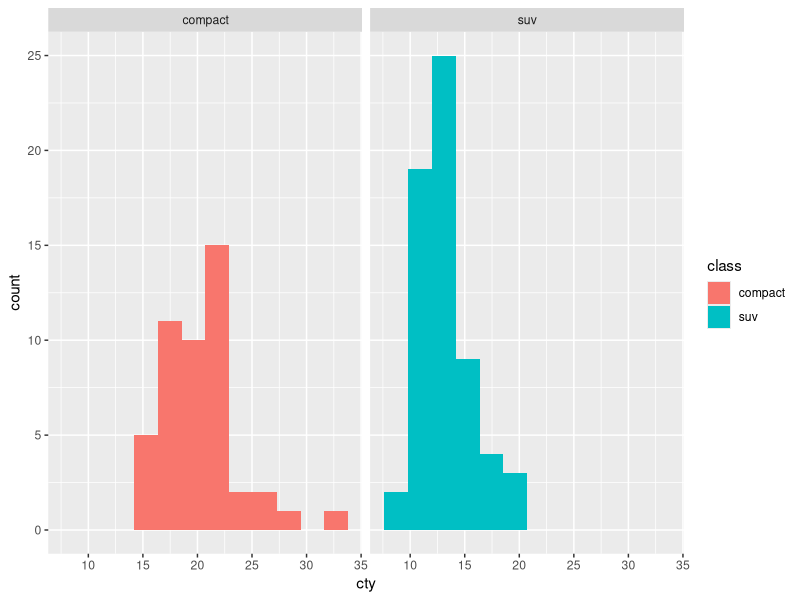
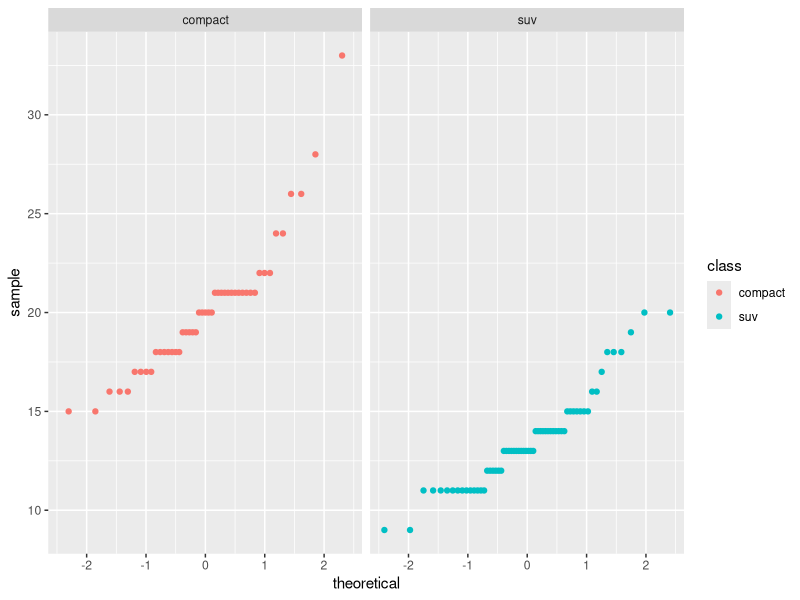

Here is the R script that generated these plots, in order:
## ---- chunk 1
knitr::opts_chunk$set(echo = TRUE)
library(tidyverse)
## ---- chunk 2
pika_mass <- c(82, 94, 110, 70, 86, 99, 102)

pika_mean <- mean(pika_mass)

pika_sd <- sd(pika_mass)

pika_ci <- t.test(pika_mass)

## ---- chunk 3
oak_trees <- c(29, 19, 22, 30, 35, 16, 20, 7 )

pine_trees <- c(48, 32, 41, 40, 56, 70, 30, 19, 20)

## ---- chunk 4
trees_t <- t.test(oak_trees, pine_trees)
## ---- chunk 5
# create a subset called compact_suv that only contains observations where the class is suv or compact

compact_suv <- mpg %>% 
  filter(class %in% c("suv", "compact"))
## ---- chunk 6
ggplot(data = compact_suv, aes(x = cty)) + 
  geom_histogram(aes(fill = class), bins = 12) + 
  facet_wrap(~ class)

# creating a QQ plot
ggplot(data = compact_suv, aes(sample = cty)) +
  geom_qq(aes(color = class)) + 
  facet_wrap(~ class)
## ---- chunk 7
car_stats <- compact_suv %>% 
  group_by(class) %>% 
  summarize(mean_city = mean(cty), 
            sd_city = sd(cty),
            sample_size = n())

car_stats
## ---- chunk 8
compact_sample <- compact_suv %>% 
  filter(class == "compact") %>% 
  pull(cty) # this will tell the code which values to pull from

suv_sample <- compact_suv %>% 
  filter(class == "suv") %>% 
  pull(cty)

cars_t <- t.test(compact_sample, suv_sample)
